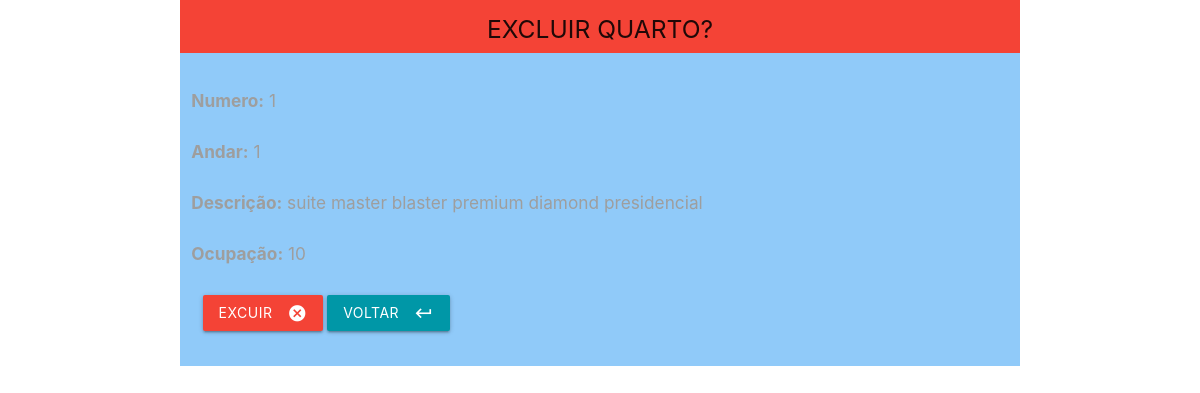
Page /frmRemQua.php?numero=1 on the committed database.
### tables this page shows
CREATE TABLE `quarto` (
  `numero` int(5) NOT NULL,
  `andar` int(2) NOT NULL,
  `descquarto` varchar(50) NOT NULL,
  `valor` tinyint(1) NOT NULL,
  `ocupmax` int(1) NOT NULL
);

### frmRemQua.php (the view, shortened to what this page needs)
<?php
    $numero = $_GET['numero'];
    $pdo = Conexao::conectar();
    $pdo->setAttribute(PDO:: ATTR_ERRMODE, PDO::ERRMODE_EXCEPTION);
    $sql = "SELECT * FROM quarto WHERE numero=?";
    $query = $pdo->prepare($sql);
    $query->execute(array($numero));
    $dados = $query->fetch(PDO::FETCH_ASSOC);
    $andar = $dados['andar'];
    $descquarto = $dados['descquarto'];
    $ocupmax = $dados['ocupmax'];
?>
<!DOCTYPE html>
<html lang="PT-BR">
<head>
    <link rel="stylesheet" href="https://cdnjs.cloudflare.com/ajax/libs/materialize/1.0.0/css/materialize.min.css">
</head>
<body>
<div class="container">
        <div class="blue lighten-3  row s12">
        <div class="red col s12">
    <h5 class="Dark Gray "  style="width:100%"  border="0" cellspacing="0" cellpadding="0" align="center">EXCLUIR QUARTO?</h5>
        </div>
        <div class="row">
            <form action="remQua.php" method="POST" id="frmRemQua" name="frmRemQua"
                class="col s12">
                <div class="row">
                    <div class="input-field col s12">
                        <label for="lblNumero"><h6><b>Numero:</b> <?php echo $numero; ?> </h6></label>
                    </div>
                </div>
                <div class="row">
                    <div class="input-field col s12">
                        <label for="lblAndar"><h6><b>Andar:</b> <?php echo $andar; ?> </h6></label>
                    </div>
                </div>
                <div class="row">
                    <div class="input-field col s12">
                        <label for="lbldescquarto"><h6><b>Descrição:</b> <?php echo $descquarto; ?> </h6></label>
                    </div>
                </div>
                <div class="row">
                    <div class="input-field col s12">
                        <label for="lblocupmax"><h6><b>Ocupação:</b> <?php echo $ocupmax; ?> </h6></label>
                    </div>
                </div>
                <div class="input-field col s8">
                    <br>
                    <button class="waves-effect waves-light btn red" type="submit" id="btnRemover">
                        EXCUIR <i class="material-icons right">cancel</i>
                    </button>
                    <button class="cyan darken-2 btn" type="button" id="btnVoltar"
                            onclick="javaScript:location.href='frmQuartos.php'">
                        Voltar <i class="material-icons right">keyboard_return</i>
                    </button>
                </div>
            </form>
        </div>
    </div>
</body>
</html>

### rows in the picture
quarto: andar "1", descquarto "suite master blaster premium diamond presidencial", ocupmax "10"

### other values in the picture
$numero "1"
